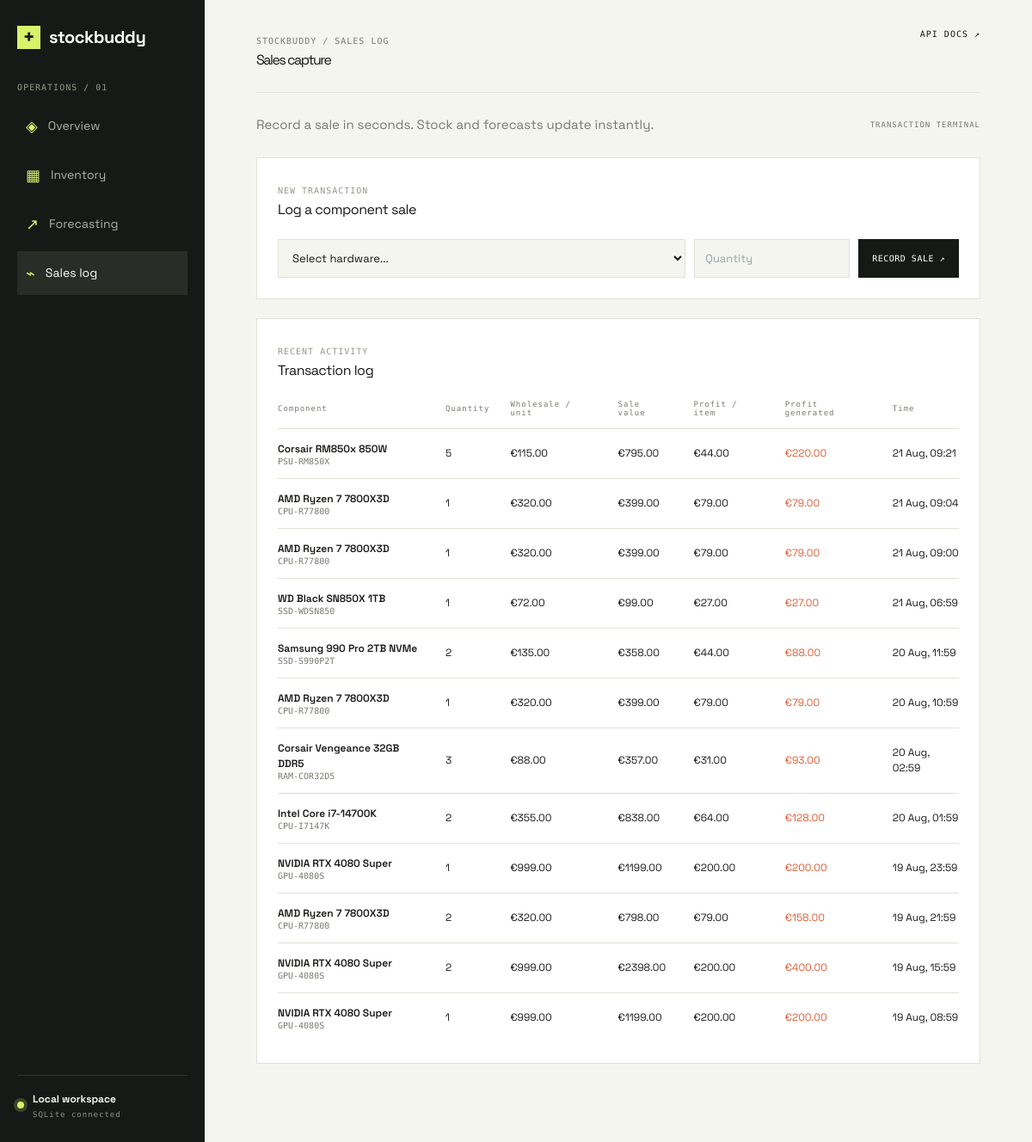
The app's page /sales with its own data.
### models.py (models this page shows)
class Product(SQLModel, table=True):
    id: Optional[int] = Field(default=None, primary_key=True)
    name: str = Field(index=True)
    category: str = Field(index=True)
    sku: str = Field(index=True, unique=True)
    cost_price: float
    selling_price: float
    current_stock: int = Field(default=0)
    min_stock_alert: int = Field(default=5)
    lead_time_days: int = Field(default=7)

class Sale(SQLModel, table=True):
    id: Optional[int] = Field(default=None, primary_key=True)
    product_id: int = Field(foreign_key="product.id", index=True)
    quantity_sold: int
    sale_price: float
    timestamp: datetime = Field(default_factory=datetime.utcnow, index=True)

### main.py (the view)
@app.get("/sales", response_class=HTMLResponse)
def sales_page(request: Request, session: SessionDep):
    return templates.TemplateResponse(request=request, name="sales.html", context=page_context(request, session))

### templates/sales.html
{% extends 'base.html' %}{% block title %}Sales Log{% endblock %}{% block heading %}Sales capture{% endblock %}{% block content %}
<div class="intro-row"><p class="lede">Record a sale in seconds. Stock and forecasts update instantly.</p><span class="date-chip">TRANSACTION TERMINAL</span></div><section class="panel form-panel"><div class="panel-head"><div><span class="eyebrow">NEW TRANSACTION</span><h2>Log a component sale</h2></div></div><form method="post" action="/sales" class="sale-form"><select name="product_id" required><option value="">Select hardware...</option>{% for product in products %}<option value="{{ product.id }}">{{ product.name }} · {{ product.current_stock }} in stock</option>{% endfor %}</select><input type="number" name="quantity_sold" min="1" placeholder="Quantity" required><button class="button" type="submit">RECORD SALE ↗</button></form></section><section class="panel"><div class="panel-head"><div><span class="eyebrow">RECENT ACTIVITY</span><h2>Transaction log</h2></div></div><div class="table-wrap"><table><thead><tr><th>Component</th><th>Quantity</th><th>Wholesale / unit</th><th>Sale value</th><th>Profit / item</th><th>Profit generated</th><th>Time</th></tr></thead><tbody>{% for sale in sales %}{% set product = by_id[sale.product_id] %}<tr><td><strong>{{ product.name }}</strong><small>{{ product.sku }}</small></td><td>{{ sale.quantity_sold }}</td><td>€{{ '%.2f'|format(product.cost_price) }}</td><td>€{{ '%.2f'|format(sale.sale_price * sale.quantity_sold) }}</td><td>€{{ '%.2f'|format(sale.sale_price - product.cost_price) }}</td><td class="profit">€{{ '%.2f'|format((sale.sale_price - product.cost_price) * sale.quantity_sold) }}</td><td>{{ sale.timestamp.strftime('%d %b, %H:%M') }}</td></tr>{% else %}<tr><td colspan="7" class="empty">No sales recorded yet.</td></tr>{% endfor %}</tbody></table></div></section>
{% endblock %}

### static/custom.css (style rules this page uses)
:root { --ink:#171916;--muted:#767b70;--line:#dfe2d8;--paper:#f4f5ef;--lime:#d8f36b;--orange:#ff8a5b;--white:#fff }
* { box-sizing:border-box }
body { margin:0;background:var(--paper);color:var(--ink);font-family:'Space Grotesk',sans-serif }
.eyebrow,.breadcrumb,th,small,.date-chip,.api-link { font:500 10px 'DM Mono',monospace;letter-spacing:1px }
.eyebrow { color:#92998a;margin:38px 0 14px }
h2 { font-size:19px;margin:7px 0 0;letter-spacing:-.5px }
.intro-row { display:flex;justify-content:space-between;align-items:center;padding:26px 0 }
.lede { color:var(--muted);font-size:15px;margin:0;max-width:560px }
.date-chip { color:var(--muted);font-size:9px }
.stat-card small,.table-wrap small,.forecast-label small,.margin-row small,.recommendation small { display:block;color:var(--muted);font-size:10px;letter-spacing:0 }
.panel { background:#fff;border:1px solid var(--line);padding:24px;margin-bottom:22px }
.panel-head { display:flex;justify-content:space-between;align-items:start;margin-bottom:22px }
table { width:100%;border-collapse:collapse;text-align:left }
th { color:var(--muted);font-size:9px;padding:0 12px 13px }
td { border-top:1px solid var(--line);padding:14px 12px;font-size:12px }
td:first-child,th:first-child { padding-left:0 }
td:last-child,th:last-child { padding-right:0 }
td strong { font-size:12px;font-weight:600 }
.urgent,.profit { color:#dd5d37 }
.button { display:inline-block;border:0;background:var(--ink);color:#fff;padding:12px 16px;font:500 10px 'DM Mono',monospace;letter-spacing:.5px;text-decoration:none;cursor:pointer }
.sale-form { display:flex;gap:10px }
.form-grid input,.form-grid select,.sale-form input,.sale-form select { border:1px solid var(--line);background:var(--paper);padding:12px;font:13px 'Space Grotesk',sans-serif;min-width:0 }
.sale-form select { flex:1 }

### records on screen
Sale: quantity_sold "5", sale.sale_price*sale.quantity_sold "795.00", sale.sale_price-product.cost_price "44.00", (sale.sale_price-product.cost_price)*sale.quantity_sold "220.00", timestamp "21 Aug, 09:21"
Product: name "Corsair RM850x 850W", sku "PSU-RM850X", cost_price "115.00"
Sale: quantity_sold "1", sale.sale_price*sale.quantity_sold "399.00", sale.sale_price-product.cost_price "79.00", (sale.sale_price-product.cost_price)*sale.quantity_sold "79.00", timestamp "21 Aug, 09:04"
Product: name "AMD Ryzen 7 7800X3D", sku "CPU-R77800", cost_price "320.00"
Sale: quantity_sold "1", sale.sale_price*sale.quantity_sold "399.00", sale.sale_price-product.cost_price "79.00", (sale.sale_price-product.cost_price)*sale.quantity_sold "79.00", timestamp "21 Aug, 09:00"
Sale: quantity_sold "1", sale.sale_price*sale.quantity_sold "99.00", sale.sale_price-product.cost_price "27.00", (sale.sale_price-product.cost_price)*sale.quantity_sold "27.00", timestamp "21 Aug, 06:59"
Product: name "WD Black SN850X 1TB", sku "SSD-WDSN850", cost_price "72.00"
Sale: quantity_sold "2", sale.sale_price*sale.quantity_sold "358.00", sale.sale_price-product.cost_price "44.00", (sale.sale_price-product.cost_price)*sale.quantity_sold "88.00", timestamp "20 Aug, 11:59"
Product: name "Samsung 990 Pro 2TB NVMe", sku "SSD-S990P2T", cost_price "135.00"
Sale: quantity_sold "1", sale.sale_price*sale.quantity_sold "399.00", sale.sale_price-product.cost_price "79.00", (sale.sale_price-product.cost_price)*sale.quantity_sold "79.00", timestamp "20 Aug, 10:59"
Sale: quantity_sold "3", sale.sale_price*sale.quantity_sold "357.00", sale.sale_price-product.cost_price "31.00", (sale.sale_price-product.cost_price)*sale.quantity_sold "93.00", timestamp "20 Aug, 02:59"
Product: name "Corsair Vengeance 32GB DDR5", sku "RAM-COR32D5", cost_price "88.00"
Sale: quantity_sold "2", sale.sale_price*sale.quantity_sold "838.00", sale.sale_price-product.cost_price "64.00", (sale.sale_price-product.cost_price)*sale.quantity_sold "128.00", timestamp "20 Aug, 01:59"
Product: name "Intel Core i7-14700K", sku "CPU-I7147K", cost_price "355.00"
Sale: quantity_sold "1", sale.sale_price*sale.quantity_sold "1199.00", sale.sale_price-product.cost_price "200.00", (sale.sale_price-product.cost_price)*sale.quantity_sold "200.00", timestamp "19 Aug, 23:59"
Product: name "NVIDIA RTX 4080 Super", sku "GPU-4080S", cost_price "999.00"
Sale: quantity_sold "2", sale.sale_price*sale.quantity_sold "798.00", sale.sale_price-product.cost_price "79.00", (sale.sale_price-product.cost_price)*sale.quantity_sold "158.00", timestamp "19 Aug, 21:59"
Sale: quantity_sold "2", sale.sale_price*sale.quantity_sold "2398.00", sale.sale_price-product.cost_price "200.00", (sale.sale_price-product.cost_price)*sale.quantity_sold "400.00", timestamp "19 Aug, 15:59"
Sale: quantity_sold "1", sale.sale_price*sale.quantity_sold "1199.00", sale.sale_price-product.cost_price "200.00", (sale.sale_price-product.cost_price)*sale.quantity_sold "200.00", timestamp "19 Aug, 08:59"

### other values on screen
{{ self.title()|upper }} "SALES LOG"
